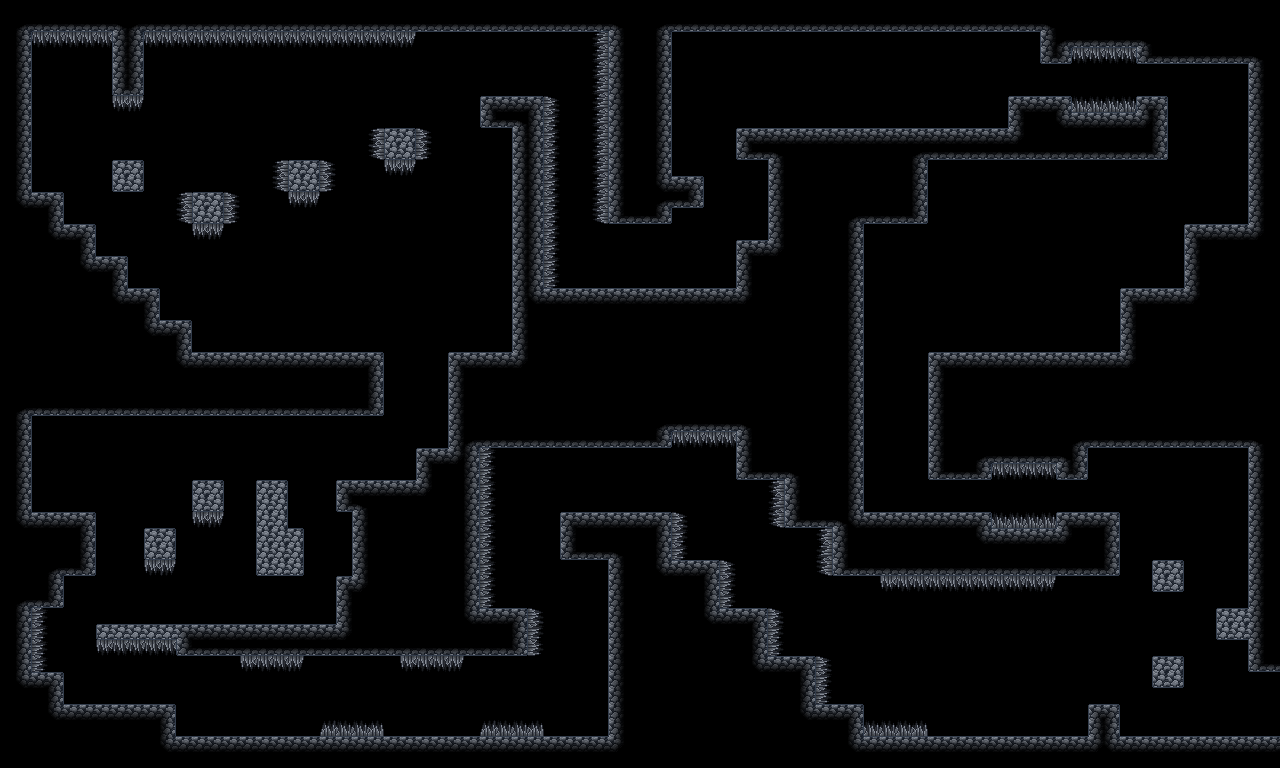

Tiled map render using the project's own tile images. Description and the map definition, with tile-layer contents summarised, below:
An orthogonal 80x48 tile map with 16x16 px tiles, 1 tile layer (Camada de Blocos 1), 1 hidden layer not drawn, 2 tilesets.

<map version="1.9" tiledversion="1.9.2" orientation="orthogonal" renderorder="right-down" width="80" height="48" tilewidth="16" tileheight="16" infinite="0" nextlayerid="3" nextobjectid="1">
 <tileset firstgid="1" source="CaveTileMap.tsx" />
 <tileset firstgid="65" source="SpikeTileMap.tsx" />
 <layer id="2" name="Camada de Blocos 2" width="80" height="48" visible="0">
  <data>[3840 cells, 3840 non-empty, 3 distinct tile ids]</data>
 </layer>
 <layer id="1" name="Camada de Blocos 1" width="80" height="48">
  <data>[3840 cells, 1945 non-empty, 38 distinct tile ids]</data>
 </layer>
</map>
